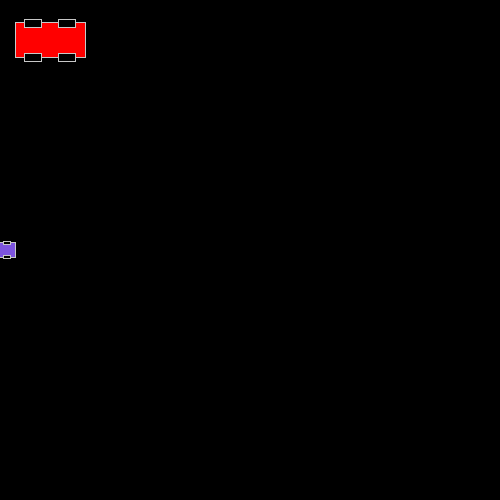
Frame 1 (no input)
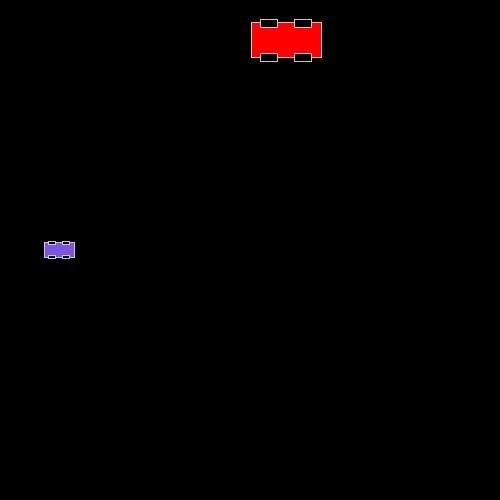
Frame 60 (the mouse pressed at the canvas centre just before this capture)
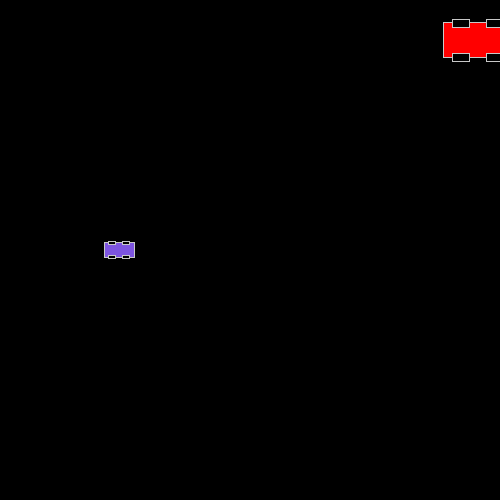
Frame 120 (the mouse held since frame 60 and released just before this capture)

The Processing sketch that drew these frames (run headless with seeded random() and noise(); from frame 60 on, the mouse is pressed at the canvas centre):

// Processing sketch: Ej2_CarrosObject
// ── Ej2_CarrosObject.pde

// Declaro un carro
Car miVochito;
Car miFerrari;

void setup() {
  size(500, 500);
  
  // Lo creo
  miVochito = new Car(0, 250, 30, color(125, 84, 224), 1);
  miFerrari = new Car(50, 40, 70, color(255, 0, 0), 4);
}

void draw() {
  background(0);
  
  miVochito.render();
  miVochito.move();
  
  miFerrari.render();
  miFerrari.move();
}
// ── Car.pde

class Car {

  // Datos
  int posX;
  int posY;
  int size;
  int colorCar;
  int speed;

  // Constructor
  Car(int posX, int posY, int size, int colorCar, int speed) {
    this.posX = posX;
    this.posY = posY;
    this.size = size;
    this.colorCar = colorCar;
    this.speed = speed;
  }

  // Metodos
  void render() {
    int offset = size/4;

    // Cuerpo principal
    rectMode(CENTER);
    stroke(200);
    fill(colorCar);
    rect(posX, posY, size, size/2);

    // Llantas
    fill(0);
    rect(posX - offset, posY - offset, offset, offset/2);
    rect(posX + offset, posY - offset, offset, offset/2);
    rect(posX - offset, posY + offset, offset, offset/2);
    rect(posX + offset, posY + offset, offset, offset/2);
  }

  void move() {
    posX += speed;

    if (posX > width || posX < 0) {
      speed *= -1;
    }
  }
}
